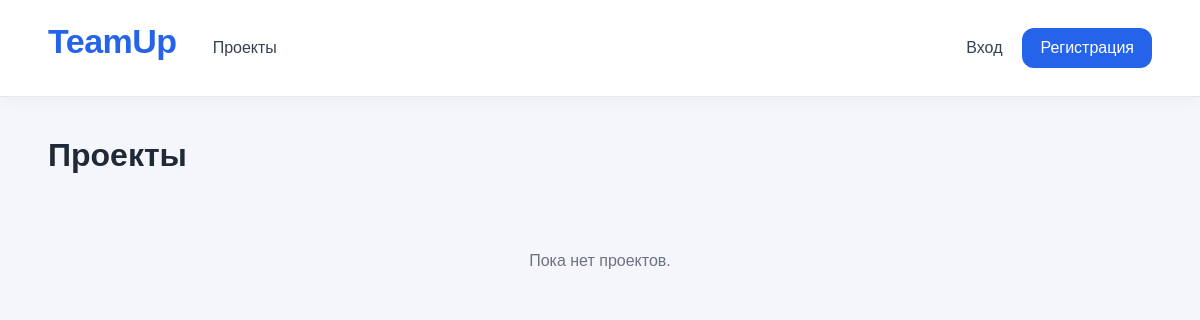
Page /projects on the earlier database version.
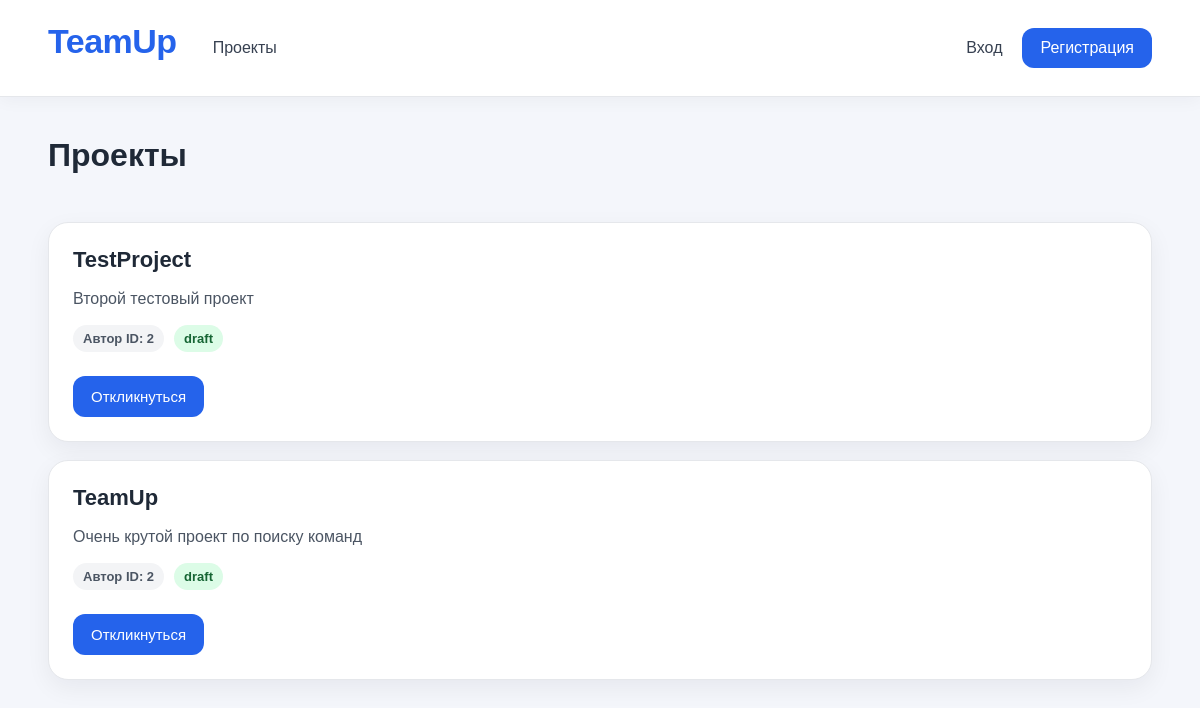
Same page on the later database version.
### app/models/project.py (models this page shows)
class Project(Base):
    __tablename__ = "projects"
    id: Mapped[int] = mapped_column(primary_key=True)
    title: Mapped[str] = mapped_column(String(255), nullable=False)
    description: Mapped[str] = mapped_column(String(1000), nullable=False)
    status: Mapped[str] = mapped_column(String(50), default="draft", nullable=False)
    owner_id: Mapped[int] = mapped_column(ForeignKey("users.id"), nullable=False)
    owner = relationship("User", back_populates="projects")
    applications = relationship("Application", back_populates="project")

### app/api/projects.py (the view)
@router.get("/projects")
async def projects_list(
    request: Request,
    session: AsyncSession = Depends(get_session),
):
    project_repository = ProjectRepository(session)
    project_service = ProjectService(project_repository)
    projects = await project_service.get_all_projects()
    user_id = request.session.get("user_id")
    user_name = request.session.get("user_name")
    user_email = request.session.get("user_email")
    user_role = request.session.get("user_role")
    message = request.query_params.get("message")
    applied_project_ids = set()
    if user_id:
        application_repository = ApplicationRepository(session)
        application_service = ApplicationService(application_repository)
        applied_project_ids = (
            await application_service.get_user_project_ids_with_applications(user_id)
        )
    return templates.TemplateResponse(
        request=request,
        name="projects.html",
        context={
            "projects": projects,
            "user_id": user_id,
            "user_name": user_name,
            "user_email": user_email,
            "user_role": user_role,
            "applied_project_ids": applied_project_ids,
            "message": message,
        },
    )

### templates/projects.html (shortened to what this page needs)
{% extends "base.html" %}
{% block content %}
<div class="page-header">
    <h1 class="page-title">Проекты</h1>
</div>
{% if projects %}
    <div class="projects-grid">
        {% for project in projects %}
            <div class="card project-card">
                <h3>{{ project.title }}</h3>
                <p>{{ project.description }}</p>
                <div class="meta">
                    <span class="badge badge-muted">
                        Автор ID: {{ project.owner_id }}
                    </span>
                    <span class="badge badge-success">
                        {{ project.status}}
                    </span>
                </div>
                <div class="actions">
                    {% if user_id == project.owner_id %}
                        <span class="badge">Ваш проект</span>
                    {% elif project.id in applied_project_ids %}
                        <span class="badge badge-warning">
                            Вы уже откликнулись
                        </span>
                    {% else %}
                        <form action="/projects/{{ project.id }}/apply" method="post">
                            <button class="button" type="submit">
                                Откликнуться
                            </button>
                        </form>
                    {% endif %}
                </div>
            </div>
        {% endfor %}
    </div>
{% else %}
    <div class="empty">
        Пока нет проектов.
    </div>
{% endif %}
{% endblock %}

### templates/base.html (shortened to what this page needs)
<!DOCTYPE html>
<html lang="ru">
<head>
    <link rel="stylesheet" href="/static/css/style.css">
</head>
<body>
    <header class="header">
        <div class="container header-inner">
            <a class="logo" href="/">TeamUp</a>
            <nav class="nav">
                <div class="nav-left">
                    <a href="/projects">Проекты</a>
                </div>
                <div class="nav-right">
                    {% if user_name %}
                        <a href="/logout" class="nav-exit">Выйти</a>
                    {% else %}
                        <a href="/login">Вход</a>
                        <a href="/register" class="nav-button">Регистрация</a>
                    {% endif %}
                </div>
            </nav>
        </div>
    </header>
    <main class="main">
        <div class="container">
            {% block content %}{% endblock %}
        </div>
    </main>
</body>
</html>

### static/css/style.css (style rules this page uses)
* { box-sizing: border-box; }
body { font-family: Arial, sans-serif; background: #f4f6fb; margin: 0; color: #1f2937 }
a { color: inherit; text-decoration: none; }
.container { width: min(1280px, 92%); margin: 0 auto; }
.header { background: #ffffff; border-bottom: 1px solid #e5e7eb; position: sticky; top: 0; z-index: 10; box-shadow: 0 4px 16px rgba(15, 23, 42, 0.04); }
.header-inner { min-height: 96px; display: flex; align-items: center; justify-content: space-between; gap: 36px; }
.logo { font-size: 34px; font-weight: 800; color: #2563eb; letter-spacing: -0.5px; flex-shrink: 0; line-height: 1; transform: translateY(-7px); }
.nav { flex: 1; display: flex; align-items: center; justify-content: space-between; }
.nav-left { display: flex; align-items: center; gap: 28px; }
.nav-right { display: flex; align-items: center; gap: 20px; }
.nav a { color: #374151; padding: 10px 0; line-height: 1; white-space: nowrap; transition: color 0.2s ease, transform 0.2s ease; }
.nav-button { background: #2563eb; color: white !important; padding: 12px 18px !important; border-radius: 12px; transition: background 0.2s ease, transform 0.2s ease, box-shadow 0.2s ease; }
.main { padding: 40px 0; }
.button { display: inline-block; border: none; cursor: pointer; background: #2563eb; color: white; padding: 12px 18px; border-radius: 12px; font-size: 15px; }
.card { background: white; border: 1px solid #e5e7eb; border-radius: 20px; padding: 24px; box-shadow: 0 8px 24px rgba(15, 23, 42, 0.06); }
.card + .card { margin-top: 18px; }
.page-title { margin: 0 0 24px; font-size: 32px; }
.page-header { display: flex; align-items: center; justify-content: space-between; gap: 20px; margin-bottom: 24px; }
.project-card { display: flex; flex-direction: column; gap: 14px; }
.project-card h3 { margin: 0; font-size: 22px; }
.project-card p { margin: 0; line-height: 1.5; color: #4b5563; }
.meta { display: flex; flex-wrap: wrap; gap: 10px; font-size: 14px; }
.badge { display: inline-block; background: #eef2ff; color: #3730a3; border-radius: 999px; padding: 6px 10px; font-size: 13px; font-weight: 600; }
.badge-success { background: #dcfce7; color: #166534; }
.badge-muted { background: #f3f4f6; color: #4b5563; }
.actions { display: flex; flex-wrap: wrap; gap: 10px; margin-top: 10px; }

Differences in the rows shown:
added Project: title "TestProject", description "Второй тестовый проект", owner_id "2", status "draft"
added Project: title "TeamUp", description "Очень крутой проект по поиску команд", owner_id "2", status "draft"
Other differences:
text no longer shown: "Пока нет проектов."
